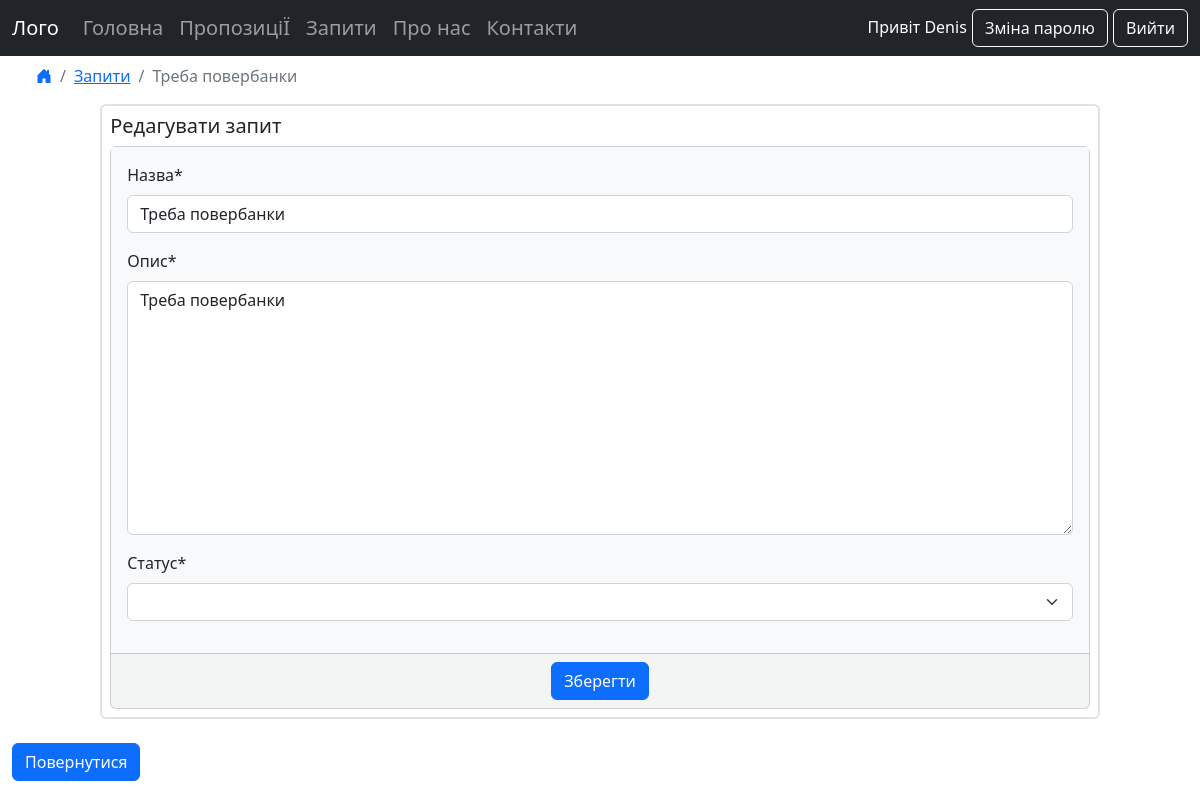
The app's page /requests/requests/3/edit/ (signed in) with its own data.
### accounts/models.py (models this page shows)
class CustomUser(AbstractUser):
    phone = models.CharField(max_length=15)

### requests/models.py (models this page shows, shortened)
class Requests(models.Model):
    title = models.CharField(max_length=255)
    body = models.TextField('Опис', max_length=1024)
    location = models.TextField(blank=True)
    date = models.DateTimeField(auto_now_add=True)
    author = models.ForeignKey(
        'accounts.CustomUser',
        on_delete=models.CASCADE,
    )
    offer = models.ForeignKey('offers.Offers', on_delete=models.CASCADE)
    status = models.ForeignKey('statuses.Status', on_delete=models.PROTECT)

### requests/views.py (the view)
# urls.py: path("requests/<int:pk>/edit/", RequestsUpdateView.as_view(), name="requests_edit"),
class RequestsUpdateView(LoginRequiredMixin, UserPassesTestMixin, UpdateView):
    model = Requests
    form_class = UpdateRequestsForm
    template_name = "requests_edit.html"
    def test_func(self):
        obj = self.get_object()
        return obj.author == self.request.user

### requests/forms.py
class UpdateRequestsForm(forms.ModelForm):
    title = forms.CharField(label='Назва', min_length=10)
    body = forms.Textarea()
    status = forms.ChoiceField(label='Статус')
    class Meta:
        model = Requests
        fields = ['title', 'body', 'status']

### templates/requests_edit.html (shortened to what this page needs)
{% extends "base.html" %}
{% load crispy_forms_tags %}
{% block content %}
<ul class="breadcrumb ms-4">
    <li class="breadcrumb-item"><a href="{% url 'home' %}"><i class="bi bi-house-door-fill"></i></a></li>
    <li class="breadcrumb-item"><a href="{% url 'requests_list' %}">Запити</a></li>
    <li class="breadcrumb-item active">{{ requests.title }}</li>
</ul>
<div class="container-fluid mb-4 p-2 border border-2 rounded mx-auto" style="max-width: 85%">
<h5>Редагувати запит</h5>
    <form action="" method="post">
        <div class="card card-edit bg-light bg-opacity-50 mx-auto">
            <div class="card-body bg-light">
                {{ form|crispy }}
            </div>
            <div class="card-footer text-center text-muted">
                <input class= "btn btn-primary" type="submit" value="Зберегти">
            </div>
        </div>
    </form>
</div>
<div class="mb-4">
    <a class = "btn btn-primary" href="{% url 'requests_detail' requests.pk %}">Повернутися</a>
</div>
{% endblock content %}

### templates/base.html (shortened to what this page needs)
{% load static %}
<!DOCTYPE html>
<html lang="uk">
<head>
    <link rel="stylesheet" href="https://cdn.jsdelivr.net/npm/bootstrap@5.2.0/dist/css/bootstrap.min.css">
    <link rel="stylesheet" href="https://cdn.jsdelivr.net/npm/bootstrap-icons@1.9.1/font/bootstrap-icons.css">
</head>
<body>
    <div>
        <nav class="navbar navbar-expand-md navbar-dark bg-dark h5">
            <div class="container-fluid">
                <a class="navbar-brand" href="{% url 'home' %}">Лого</a>
                <div class="collapse navbar-collapse" id="collapsibleNavbar">
                    <ul class="navbar-nav">
                        <li class="nav-item">
                            <a class="nav-link" href="{% url 'home' %}">Головна</a>
                        </li>
                        <li class="nav-item">
                            <a class="nav-link" href="{% url 'offers_list' %}">ПропозиціЇ</a>
                        </li>
                        <li class="nav-item">
                            <a class="nav-link" href="{% url 'requests_list' %}">Запити</a>
                        </li>
                        <li class="nav-item">
                            <a class="nav-link" href="{% url 'about' %}">Про нас</a>
                        </li>
                        <li class="nav-item">
                            <a class="nav-link" href="{% url 'contacts' %}">Контакти</a>
                        </li>
                    </ul>
                    <div class="navbar-collapse justify-content-end">
                        <ul class="navbar-nav">
                            <li class="nav-item">
                                {% if user.is_authenticated %}
                                <span class="text-white h6">Привіт {{ user.first_name }}</span>
                                    <a class="btn btn-outline-light" href="{% url 'changepassword' %}">Зміна паролю</a>
                                    <a class="btn btn-outline-light" href="{% url 'logout' %}">Вийти</a>
                                {% else %}
                                    <a class="btn btn-outline-light" href="{% url 'login' %}">Вхід</a>
                                    <a class="btn btn-outline-light" href="{% url 'signup' %}">Реєстрація</a>
                                {% endif %}
                            </li>
                        </ul>
                    </div>
                </div>
            </div>
        </nav>
    </div>
    <div class="container-fluid">
        {% block content %}
        {% endblock content %}
    </div>
</body>
</html>

### records on screen
CustomUser: first_name "Denis"
Requests: title "Треба повербанки", body "Треба повербанки"
